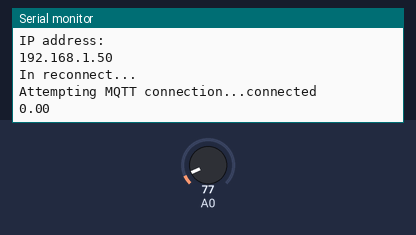
A sketch run on a simulated ESP8266 (NodeMCU). Parts: the last lines printed to the serial monitor. The inputs (shaded band) are chosen by the test bench; at power-on: A0 = 77. WiFi joins after 1.5 s; servers stay silent unless stated; no MQTT or app messages arrive unless stated.

Above: at 2.7 s.
2.8 s: A0 set to 92
At 7.5 s:
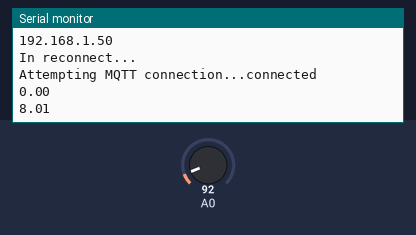
8.8 s: A0 set to 130
At 12.5 s:
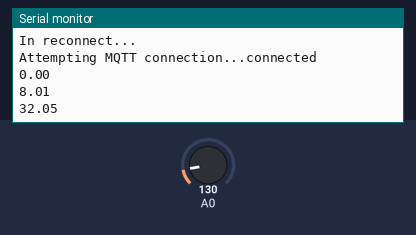
Timing chart, 0 to 14.0 s (numbered marks = the images above; inputs shaded):
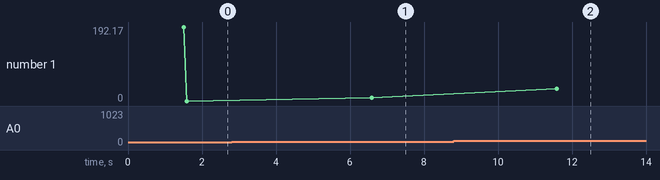

Measured:
- after the input at 2.8 s, the serial monitor: prints a new line after 3.8 s (image 1)
- after the input at 8.8 s, the serial monitor: prints a new line after 2.8 s (image 2)
- plotted number 1: 0 → 8.01 after the input at 2.8 s, 8.01 → 32.05 after the input at 8.8 s

The sketch:

project.ino
```cpp
/*
 Basic ESP8266 MQTT publish client example
*/
#include <ESP8266WiFi.h>
#include <PubSubClient.h>

const char* ssid = "dct";
const char* password = "13071307";

const char* mqtt_server = "localhost";
const char* mqtt_user = "admin1";
const char* mqtt_pass= "admin1";

const int lm35 = A0;

float vref = 3.3;
float resolution = vref/1023;

WiFiClient espClient;
PubSubClient client(espClient);

void setup_wifi() {
  // Connecting to a WiFi network
  WiFi.begin(ssid, password);
  while (WiFi.status() != WL_CONNECTED) {
    delay(500);
    Serial.print(".");
  }
  Serial.println("WiFi connected");
  Serial.println("IP address: ");
  Serial.println(WiFi.localIP());
}

void reconnect() {
  // Loop until we're reconnected
  Serial.println("In reconnect...");
  while (!client.connected()) {
    Serial.print("Attempting MQTT connection...");
    // Attempt to connect
    if (client.connect("ESP8266_LM35", mqtt_user, mqtt_pass)) {
      Serial.println("connected");
    } else {
      Serial.print("failed, rc=");
      Serial.print(client.state());
      Serial.println(" try again in 5 seconds");
      delay(5000);
    }
  }
}

void setup() {
  Serial.begin(9600);
  setup_wifi();
  client.setServer(mqtt_server, 1883);
}

void loop() {
  char temp[8];
  if (!client.connected()) {
    reconnect();
  }

 float temperature = analogRead(A0);
 temperature = (temperature*resolution);
 temperature = temperature*100;
 sprintf(temp,"%i",temperature);
 client.publish("mq2_mqtt", temp);
 Serial.println(temperature);
// delay(1000);

  delay(5000);
}
```
